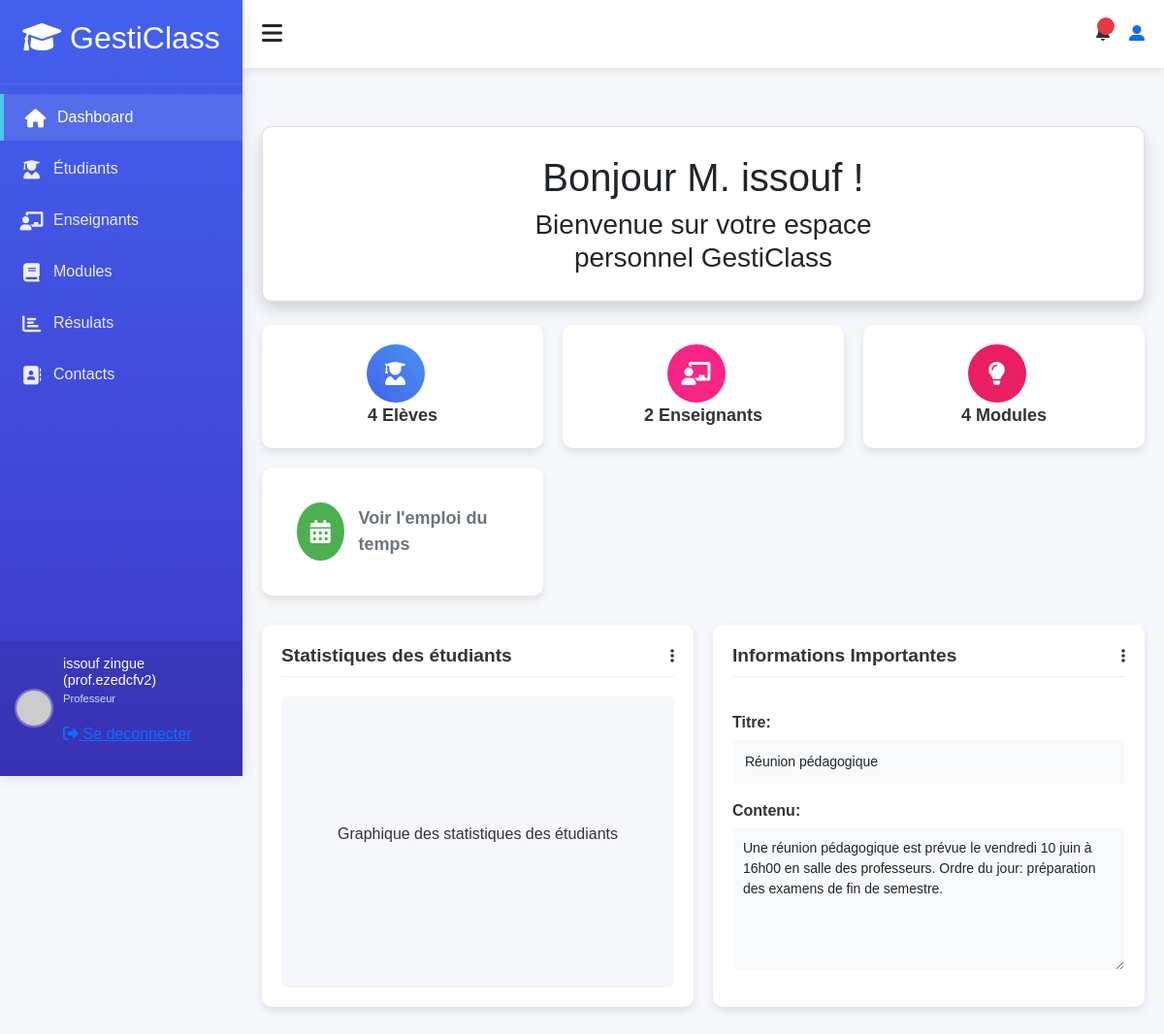
Page /dashboard/teacher/ (signed in) on the committed database.
### accounts/models.py (models this page shows, shortened)
class User(AbstractUser):
    ROLE_CHOICES = (
        ('admin', 'Administrateur'),
        ('teacher', 'Enseignant'),
        ('student', 'Élève'),
    )
    profil = models.CharField(max_length=10, choices=ROLE_CHOICES, default='student')
    phone = models.CharField(max_length=20, blank=True)
    birth_date = models.DateField(null=True, blank=True)
    photo = models.ImageField(upload_to='users/', null=True, blank=True)
    specialty = models.CharField(max_length=100, null=True, blank=True)
    hire_date = models.DateField(null=True, blank=True)
    address = models.TextField(blank=True)
    is_student = models.BooleanField(default=False)
    is_teacher = models.BooleanField(default=False)
    phone_number = models.CharField(max_length=15, blank=True)
    date_of_birth = models.DateField(null=True, blank=True)
    def __str__(self):
        return f"{self.first_name} {self.last_name} ({self.username})"
    def is_teacher(self):
        return self.profil == 'teacher'
    def is_student(self):
        return self.profil == 'student'
    class Meta:
        permissions = [
        ("peut_acceder_module", "Peut acceder au module"),
        ("peut_acceder_aux_eleve", "Peut acceder aux eleves"),
        ("peut_acceder_aux_enseignants", "peut acceder aux enseigants"),
        ("peut_acceder_aux_roles", "peut acceder aux roles"),
        ("peut_acceder_au_student_dashboard", "Peut accéder au tableau de bord étudiant"),
        ("peut_acceder_au_teacher_dashboard", "Peut accéder au tableau de bord enseignant"),
        ("peut_acceder_au_admin_dashboard", "Peut accéder au tableau de bord administrateur"),
        ("can_view_student_list", "Peut voir la liste des étudiants"),
        ("can_view_teacher_list", "Peut voir la liste des enseignants"),
        ("can_view_module_list", "Peut voir la liste des modules"),
        ("can_view_results_list", "Peut voir la liste résultats"),
        ("can_view_module_details", "Peut les details d'un module"),
        ("can_view_student_details", "Peut voir les détails d'un étudiant"),
        ("can_view_teacher_details", "Peut voir les détails d'un enseignant"),
        ("can_view_own_details", "Peut voir ses propres détails"),
        ("cans_view_results", "Peut voir les résultats"),
        ("can_view_own_results", "Peut voir ses propres résultats"),
        ("view_role", "Peut voir les rôles"),
        ("add_role", "Peut ajouter un rôle"),
        ("change_role", "Peut modifier un rôle"),
        ("delete_role", "Peut supprimer un rôle"),
        ("assign_role", "Peut assigner des rôles"),
        ("view_timetable", "Peut voir l'emploi du temps"),
        ("manage_timetable", "Peut gérer l'emploi du temps"),
        ("can_add_teacher", "Peut ajouter un enseignant"),
        ("can_add_student", "Peut ajouter un étudiant"),
        ("can_change_teacher", "Peut modifier un enseignant"),
        ("can_change_student", "Peut modifier un étudiant"),
        ("can_delete_teacher", "Peut supprimer un enseignant"),
        ("can_delete_student", "Peut supprimer un étudiant"),
        ("can_view_schoolinfo", "Peut voir les informations de l'école"),
        ("can_add_schoolinfo", "Peut ajouter les informations de l'école"),
        ("can_change_schoolinfo", "Peut modifier les informations de l'école"),
        ("can_delete_schoolinfo", "Peut supprimer les informations de l'école"),
        ]

### dashboard/views.py (the view)
# urls.py: path('teacher/', views.teacher_dashboard, name='teacher_dashboard'),
@login_required
def teacher_dashboard(request):
    if not request.user.is_teacher():
        django_messages.error(request, "Accès réservé aux enseignants.")
        return redirect('accounts:login')
    teacher_info = InfoMessage.objects.filter(audience='teacher').first()
    context = {
        'title': 'Tableau de bord Enseignant',
        'user': request.user,
        'teacher_info': teacher_info,
        'student_count': User.objects.filter(profil='student').count(),
        'teacher_count': User.objects.filter(profil='teacher').count(),
        'module_count': Module.objects.count(),
        'stats': {'total_students': Student.objects.count(),},
        'show_module_chart': True,
    }
    return render(request, 'dashboard/teacher_dashboard.html', context)

### templates/dashboard/teacher_dashboard.html (shortened to what this page needs)
{% extends 'models/base.html' %}
{% block content %}
<div class="content">
    <div class="card shadow mb-4">
        <div class="row justify-content-center">
            <div class="col-md-6 text-center">
                <h1>     <h1>Bonjour M. {{ user.first_name }} !</h1>
                <h3>Bienvenue sur votre espace personnel GestiClass </h3>
            </div>
        </div>
    </div>
    <div class="dashboard-cards">
        <div class="card stat-card">
            <div class="stat-icon students-icon">
                <i class="fas fa-user-graduate"></i>
            </div>
            <div class="stat-info">
                <p>{{ student_count }} Elèves</p>
            </div>
        </div>
        <div class="card stat-card">
            <div class="stat-icon teachers-icon">
                <i class="fas fa-chalkboard-teacher"></i>
            </div>
            <div class="stat-info">
                <div class="stat-info">
                    <p>{{ teacher_count }} Enseignants</p>
                </div>
            </div>
        </div>
        <div class="card stat-card clickable-card" >
            <div class="stat-icon" style="background-color: #E91E63;">
                <i class="fas fa-lightbulb"></i>
            </div>
            <div class="stat-info">
                <p>{{ module_count }} Modules</p>
            </div>
        </div>
        <div class="card stat-card clickable-card"onclick="window.location.href='{% url 'dashboard:timetable_view' %}'">
            <div class="card-body">
                <div class="d-flex align-items-center">
                    <div class="stat-icon" style="background-color: #4CAF50;">
                        <i class="fas fa-calendar-alt"></i>
                    </div>
                    <div class="stat-info ml-3">
                        <p class="text-muted mb-0">Voir l'emploi du temps</p>
                    </div>
                </div>
            </div>
        </div>
    </div>
    <div class="charts">
        <div class="chart-container">
            <div class="chart-header">
                <h3>Statistiques des étudiants</h3>
                <i class="fas fa-ellipsis-v"></i>
            </div>
            <div class="chart-content">
                <div style="height: 300px; background-color: #f5f7fb; display: flex; justify-content: center; align-items: center; border-radius: 5px;">
                    <p>Graphique des statistiques des étudiants</p>
                </div>
            </div>
        </div>
        <div class="summary-container">
            <div class="summary-header">
                <h3>Informations Importantes</h3>
                <i class="fas fa-ellipsis-v"></i>
            </div>
            <div class="summary-content">
                <div class="info-section">
                    <div class="info-card-body">
                        <div class="form-group">
                            <label for="teacher_info_title">Titre:</label>
                            <input type="text" class="form-control" id="teacher_info_title" value="Réunion pédagogique" readonly>
                        </div>
                        <div class="form-group">
                            <label for="teacher_info_content">Contenu:</label>
                            <textarea class="form-control" id="teacher_info_content" rows="6" readonly>Une réunion pédagogique est prévue le vendredi 10 juin à 16h00 en salle des professeurs. Ordre du jour: préparation des examens de fin de semestre.</textarea>
                        </div>
                    </div>
                </div>
            </div>
        </div>
    </div>
</div>
{% endblock %}

### templates/models/sidebar.html (shortened to what this page needs)
<div class="sidebar" id="sidebar">
    <div class="sidebar-header">
        <h2><i class="fas fa-graduation-cap text-white"></i> GestiClass</h2>
    </div>
    <div class="sidebar-menu">
        <ul>
            <li><a href="{% url 'dashboard:home' %}" class="active"><i class="fas fa-home"></i> Dashboard</a></li>
            <li><a href="{% url 'accounts:students_list' %}"><i class="fas fa-user-graduate"></i> Étudiants</a></li>
            {% if perms.accounts.peut_acceder_aux_enseignants %}
            <li><a href="{% url 'accounts:teachers_list' %}" ><i class="fas fa-chalkboard-teacher"></i> Enseignants</a></li>
            {% endif %}
            {% if perms.accounts.peut_acceder_module %}
            <li><a href="{% url 'accounts:modules_list' %}"><i class="fas fa-book"></i> Modules</a></li>
            {% endif %}
            <li><a href="{% url 'accounts:results_list' %}"><i class="fas fa-chart-bar"></i> Résulats</a></li>
            <li><a href="{% url 'accounts:contact' %}"><i class="fas fa-address-book"></i> Contacts</a></li>
        </ul>
    </div>
    <div class="user-profile">
        <img src="https://ui-avatars.com/api/?name=Admin+User&background=random" alt="User">
        <div class="user-info">
            <h4>{{ user }}</h4>
            <p>
                {% if user.profil == 'student' %}
                    Eleve
                {% elif user.profil == 'teacher' %}
                    Professeur
                {% elif user.profil == 'admin' %}
                    Admin
                {% endif %}
                <div>
                    <a  href="{% url 'accounts:logout' %}">
                        <i class="fas fa-sign-out-alt" ></i>
                        <span>Se deconnecter</span>
                    </a>
                </div>
            </p>
        </div>
    </div>
</div>

### templates/models/base.html (style rules this page uses)
:root { --primary: #4361ee; --secondary: #3f37c9; --success: #4cc9f0; --info: #4895ef; --warning: #f72585; --danger: #e63946; --light: #f8f9fa; --dark: #212529; --sidebar-width: 250px; --header-height: 70px; --transition: all 0.3s ease; }
* { margin: 0; padding: 0; box-sizing: border-box; font-family: 'Poppins', sans-serif; }
body { background-color: #f5f7fb; color: #333; overflow-x: hidden; }
.sidebar { width: var(--sidebar-width); background: linear-gradient(180deg, var(--primary) 0%, var(--secondary) 100%); color: white; height: 100vh; position: fixed; transition: var(--transition); z-index: 1000; box-shadow: 0 0 15px rgba(0, 0, 0, 0.1); }
.sidebar-header { padding: 20px; text-align: center; border-bottom: 1px solid rgba(255, 255, 255, 0.1); }
.sidebar-menu { padding: 10px 0; }
.sidebar-menu ul { list-style: none; padding: 0; margin: 0; }
.sidebar-menu li { margin-bottom: 5px; }
.sidebar-menu a { display: flex; align-items: center; padding: 12px 20px; color: rgba(255, 255, 255, 0.9); text-decoration: none; transition: var(--transition); font-size: 1rem; }
.sidebar-menu a:hover, .sidebar-menu a.active { background-color: rgba(255, 255, 255, 0.1); color: white; border-left: 4px solid var(--success); }
.sidebar-menu i { margin-right: 10px; font-size: 1.2rem; width: 25px; text-align: center; }
.user-profile { position: absolute; bottom: 0; width: 100%; padding: 15px; background-color: rgba(0, 0, 0, 0.1); display: flex; align-items: center; }
.user-profile img { width: 40px; height: 40px; border-radius: 50%; object-fit: cover; margin-right: 10px; border: 2px solid rgba(255, 255, 255, 0.3); }
.user-info h4 { font-size: 0.9rem; margin-bottom: 2px; }
.user-info p { font-size: 0.7rem; opacity: 0.8; }
.content { padding: 20px; }
.dashboard-cards { display: grid; grid-template-columns: repeat(auto-fit, minmax(280px, 1fr)); gap: 20px; margin-bottom: 30px; }
.card { background-color: white; border-radius: 10px; box-shadow: 0 4px 10px rgba(0, 0, 0, 0.05); padding: 20px; transition: var(--transition); }
.stat-card { display: flex; align-items: center; }
.stat-icon { width: 60px; height: 60px; border-radius: 10px; display: flex; align-items: center; justify-content: center; font-size: 1.8rem; margin-right: 15px; color: white; }
.students-icon { background: linear-gradient(45deg, var(--primary), var(--info)); }
.teachers-icon { background: linear-gradient(45deg, var(--warning), #f72585); }
.stat-info p { color: #6c757d; font-size: 0.9rem; }
.charts { display: grid; grid-template-columns: 2fr 1fr; gap: 20px; margin-bottom: 30px; }
.chart-container, .summary-container { background-color: white; border-radius: 10px; box-shadow: 0 4px 10px rgba(0, 0, 0, 0.05); padding: 20px; }
.chart-header, .summary-header { display: flex; justify-content: space-between; align-items: center; margin-bottom: 15px; }
.chart-header h3, .summary-header h3 { font-size: 1.2rem; color: var(--dark); }
.form-group { margin-bottom: 20px; }
.form-group label { display: block; margin-bottom: 5px; font-weight: 500; }
.form-group input { width: 100%; padding: 12px; border: 1px solid #ddd; border-radius: 5px; outline: none; transition: var(--transition); }
.sidebar { width: var(--sidebar-width); transition: var(--transition); }

### rows in the picture
User: first_name+last_name+username "issouf zingue (prof.ezedcfv2)", first_name "issouf"

### other values in the picture
{{ student_count }} "4"
{{ teacher_count }} "2"
{{ module_count }} "4"
